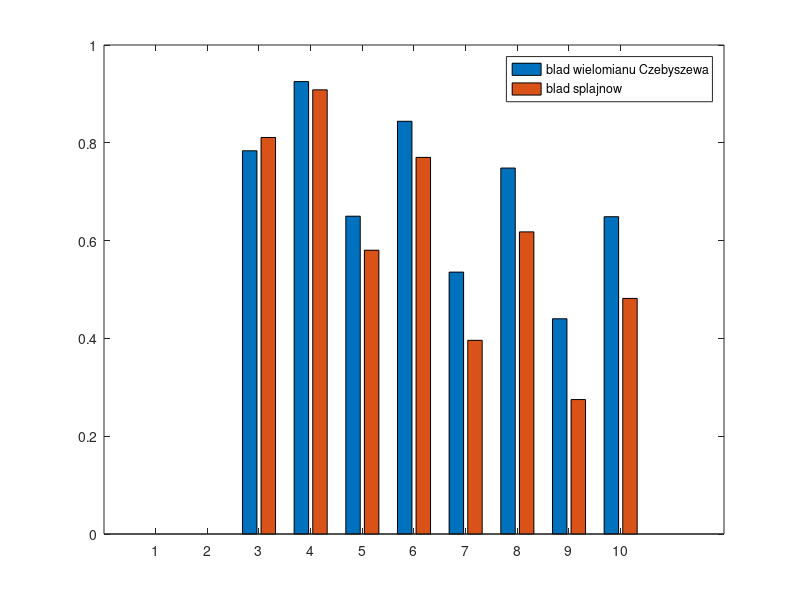

This chart was generated by the following MATLAB code:
for m=3:10 n=m-1;a=-1;b=1;step1=(b-a)/n;x=a:step1:b;y=1./(1+100.*x.*x);for i=0:n xc(i+1)=cos((2*i+1)*pi/(2*n+2)); end;yc=1./(1+100.*xc.*xc);step2=(b-a)/100;xt=a:step2:b;wnc=polyfit(xc,yc,n);ywnc=polyval(wnc,xt);ysp=spline(x,y,xt);
errc=abs(ywnc-1./(1+100.*xt.*xt));errs=abs(ysp-1./(1+100.*xt.*xt));degr(m)=m;error(m,1)=max(errc);error(m,2)=max(errs); end;bar(error);legend('blad wielomianu Czebyszewa','blad splajnow');